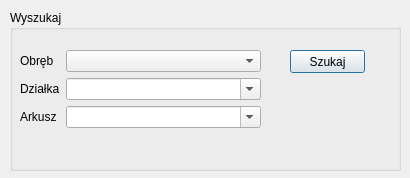
<?xml version="1.0" encoding="UTF-8"?>
<ui version="4.0">
 <class>DzialkiDialogBase</class>
 <widget class="QDialog" name="DzialkiDialogBase">
  <property name="geometry">
   <rect>
    <x>0</x>
    <y>0</y>
    <width>410</width>
    <height>178</height>
   </rect>
  </property>
  <property name="windowTitle">
   <string>Dzialki</string>
  </property>
  <widget class="QGroupBox" name="groupBox">
   <property name="geometry">
    <rect>
     <x>10</x>
     <y>10</y>
     <width>391</width>
     <height>161</height>
    </rect>
   </property>
   <property name="title">
    <string>Wyszukaj</string>
   </property>
   <widget class="QWidget" name="formLayoutWidget">
    <property name="geometry">
     <rect>
      <x>10</x>
      <y>40</y>
      <width>241</width>
      <height>93</height>
     </rect>
    </property>
    <layout class="QFormLayout" name="formLayout">
     <property name="fieldGrowthPolicy">
      <enum>QFormLayout::AllNonFixedFieldsGrow</enum>
     </property>
     <item row="0" column="1">
      <widget class="QComboBox" name="obrebComboBox"/>
     </item>
     <item row="1" column="0">
      <widget class="QLabel" name="dzialkaLabel">
       <property name="text">
        <string>Działka</string>
       </property>
      </widget>
     </item>
     <item row="1" column="1">
      <widget class="QComboBox" name="dzialkaComboBox">
       <property name="editable">
        <bool>true</bool>
       </property>
      </widget>
     </item>
     <item row="2" column="0">
      <widget class="QLabel" name="arkuszLabel">
       <property name="text">
        <string>Arkusz</string>
       </property>
      </widget>
     </item>
     <item row="2" column="1">
      <widget class="QComboBox" name="arkuszComboBox">
       <property name="editable">
        <bool>true</bool>
       </property>
      </widget>
     </item>
     <item row="0" column="0">
      <widget class="QLabel" name="obrebLabel">
       <property name="text">
        <string>Obręb</string>
       </property>
      </widget>
     </item>
    </layout>
   </widget>
   <widget class="QPushButton" name="btnSzukaj">
    <property name="geometry">
     <rect>
      <x>280</x>
      <y>40</y>
      <width>75</width>
      <height>23</height>
     </rect>
    </property>
    <property name="text">
     <string>Szukaj</string>
    </property>
    <property name="icon">
     <iconset>
      <normaloff>../../../../../../.designer/backup/icon/search.png</normaloff>../../../../../../.designer/backup/icon/search.png</iconset>
    </property>
   </widget>
  </widget>
 </widget>
 <resources/>
 <connections/>
</ui>
